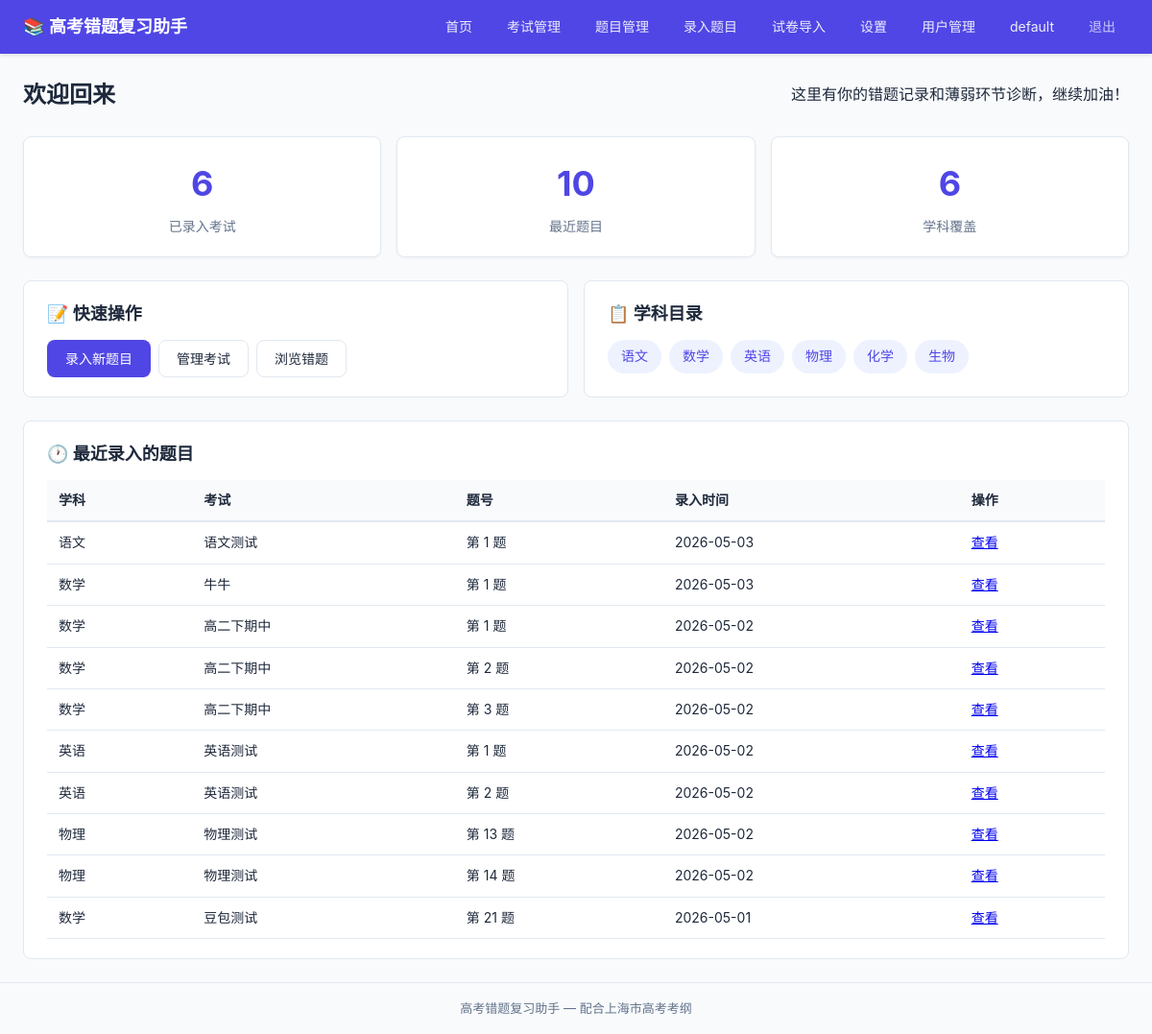
Page / (signed in) on the earlier database version.
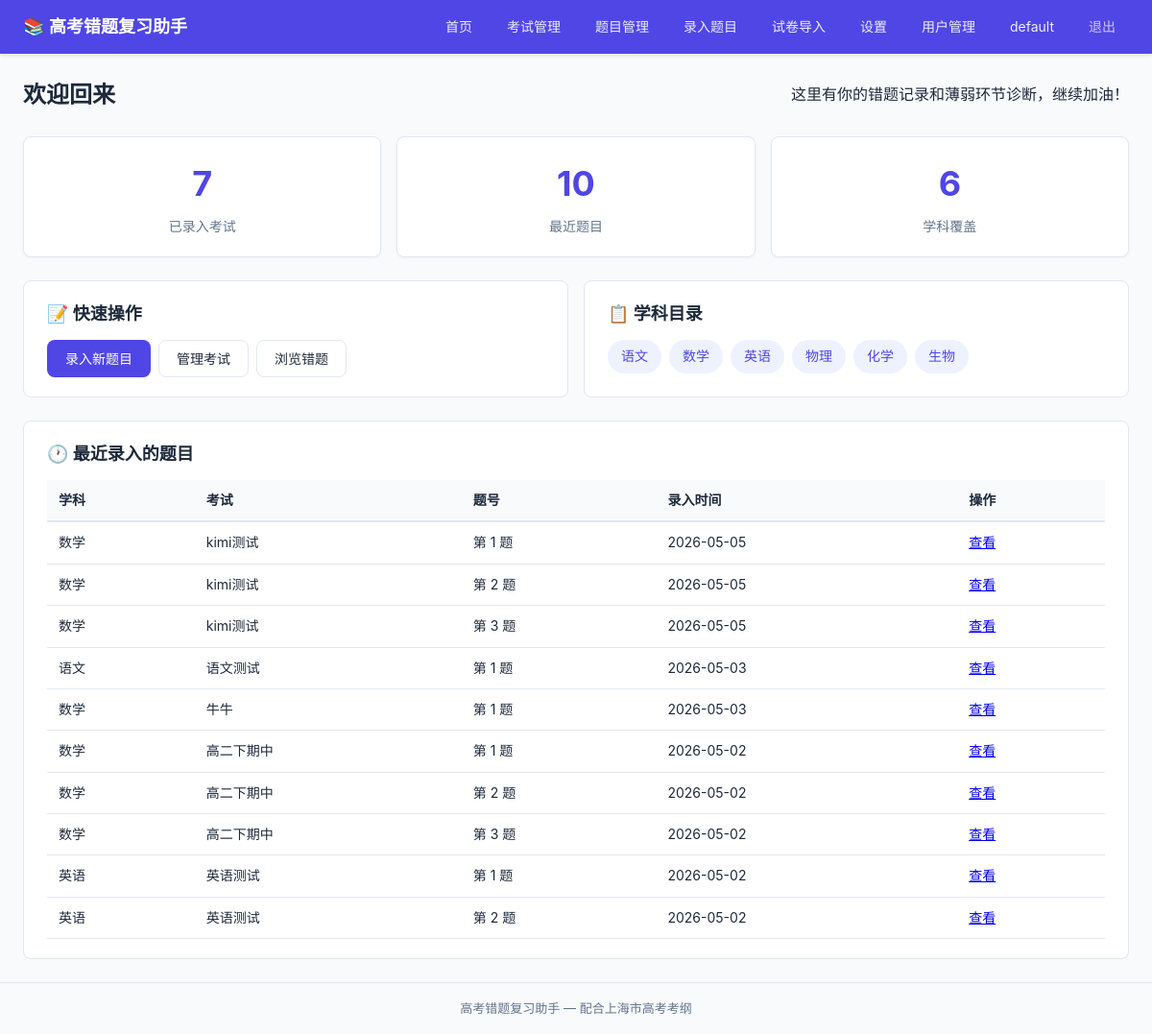
Same page on the later database version.
### tables this page shows
CREATE TABLE subjects (
            id          INTEGER PRIMARY KEY AUTOINCREMENT,
            name        TEXT    NOT NULL UNIQUE,
            created_at  TIMESTAMP DEFAULT CURRENT_TIMESTAMP
        );

CREATE TABLE questions (
            id              INTEGER PRIMARY KEY AUTOINCREMENT,
            exam_id         INTEGER NOT NULL REFERENCES exams(id) ON DELETE CASCADE,
            question_number TEXT    NOT NULL,
            stem            TEXT,
            image_path      TEXT,
            created_at      TIMESTAMP DEFAULT CURRENT_TIMESTAMP,
            updated_at      TIMESTAMP DEFAULT CURRENT_TIMESTAMP
        , user_id INTEGER NOT NULL DEFAULT 1, student_answer TEXT, error_reason TEXT);

CREATE TABLE exams (
            id          INTEGER PRIMARY KEY AUTOINCREMENT,
            subject_id  INTEGER NOT NULL REFERENCES subjects(id),
            name        TEXT    NOT NULL,
            exam_date   DATE,
            created_at  TIMESTAMP DEFAULT CURRENT_TIMESTAMP, user_id INTEGER NOT NULL DEFAULT 1,
            UNIQUE(subject_id, name)
        );

### app.py (the view)
@app.route('/')
@login_required
def index():
    user_id = session['user_id']
    subjects = get_all_subjects()
    exams = get_all_exams(user_id)
    recent_questions = get_questions_filtered(user_id=user_id)[:10]
    return render_template('index.html', subjects=subjects, exams=exams,
                           recent_questions=recent_questions)

### app.py (called while the page is built)
@app.before_request
def load_logged_in_user():
    user_id = session.get('user_id')
    g.current_user = get_user_by_id(user_id) if user_id else None

@app.context_processor
def inject_global_template_vars():
    return {
        'current_user': g.get('current_user'),
    }

### database/__init__.py (called while the page is built)
def get_db():
    if 'db' not in g:
        g.db = sqlite3.connect(DATABASE_PATH)
        g.db.row_factory = sqlite3.Row
        g.db.execute("PRAGMA foreign_keys = ON")
    return g.db

### models/exam.py (called while the page is built)
def get_all_exams(user_id=None):
    db = get_db()
    query = (
        "SELECT e.*, s.name as subject_name FROM exams e "
        "JOIN subjects s ON e.subject_id = s.id WHERE 1=1"
    )
    params = []
    if user_id is not None:
        query += " AND e.user_id = ?"
        params.append(user_id)
    query += " ORDER BY e.exam_date DESC, e.id DESC"
    return db.execute(query, params).fetchall()

### models/subject.py (called while the page is built)
def get_all_subjects():
    db = get_db()
    return db.execute("SELECT * FROM subjects ORDER BY id").fetchall()

### templates/index.html (shortened to what this page needs)
{% extends "base.html" %}
{% block content %}
<div class="page-header">
    <h1>欢迎回来</h1>
    <p>这里有你的错题记录和薄弱环节诊断，继续加油！</p>
</div>
<div class="stats-grid">
    <div class="stat-card">
        <div class="stat-number">{{ exams|length }}</div>
        <div class="stat-label">已录入考试</div>
    </div>
    <div class="stat-card">
        <div class="stat-number">{{ recent_questions|length }}</div>
        <div class="stat-label">最近题目</div>
    </div>
    <div class="stat-card">
        <div class="stat-number">{{ subjects|length }}</div>
        <div class="stat-label">学科覆盖</div>
    </div>
</div>
<div class="home-grid">
    <div class="home-card">
        <h2>📝 快速操作</h2>
        <div class="action-links">
            <a href="{{ url_for('questions.create') }}" class="btn btn-primary">录入新题目</a>
            <a href="{{ url_for('exams.list_exams') }}" class="btn btn-secondary">管理考试</a>
            <a href="{{ url_for('questions.list_questions') }}" class="btn btn-secondary">浏览错题</a>
        </div>
    </div>
    <div class="home-card">
        <h2>📋 学科目录</h2>
        <div class="subject-grid">
            {% for s in subjects %}
            <a href="{{ url_for('questions.list_questions', subject_id=s.id) }}" class="subject-tag">
                {{ s.name }}
            </a>
            {% endfor %}
        </div>
    </div>
</div>
{% if recent_questions %}
<div class="home-card">
    <h2>🕐 最近录入的题目</h2>
    <table class="data-table">
        <thead>
            <tr>
                <th>学科</th>
                <th>考试</th>
                <th>题号</th>
                <th>录入时间</th>
                <th>操作</th>
            </tr>
        </thead>
        <tbody>
            {% for q in recent_questions %}
            <tr>
                <td>{{ q.subject_name }}</td>
                <td>{{ q.exam_name }}</td>
                <td>第 {{ q.question_number }} 题</td>
                <td>{{ q.created_at[:10] if q.created_at }}</td>
                <td><a href="{{ url_for('questions.detail', question_id=q.id) }}">查看</a></td>
            </tr>
            {% endfor %}
        </tbody>
    </table>
</div>
{% endif %}
{% endblock %}

Differences in the rows shown:
no longer on this page (row unchanged): questions: subject_name "物理", exam_name "物理测试", question_number "13", created_at "2026-05-02"
no longer on this page (row unchanged): questions: subject_name "物理", exam_name "物理测试", question_number "14", created_at "2026-05-02"
no longer on this page (row unchanged): questions: subject_name "数学", exam_name "豆包测试", question_number "21", created_at "2026-05-01"
added questions: subject_name "数学", exam_name "kimi测试", question_number "1", created_at "2026-05-05"
added questions: subject_name "数学", exam_name "kimi测试", question_number "2", created_at "2026-05-05"
added questions: subject_name "数学", exam_name "kimi测试", question_number "3", created_at "2026-05-05"
Other differences:
{{ exams|length }}: "6" → "7"
